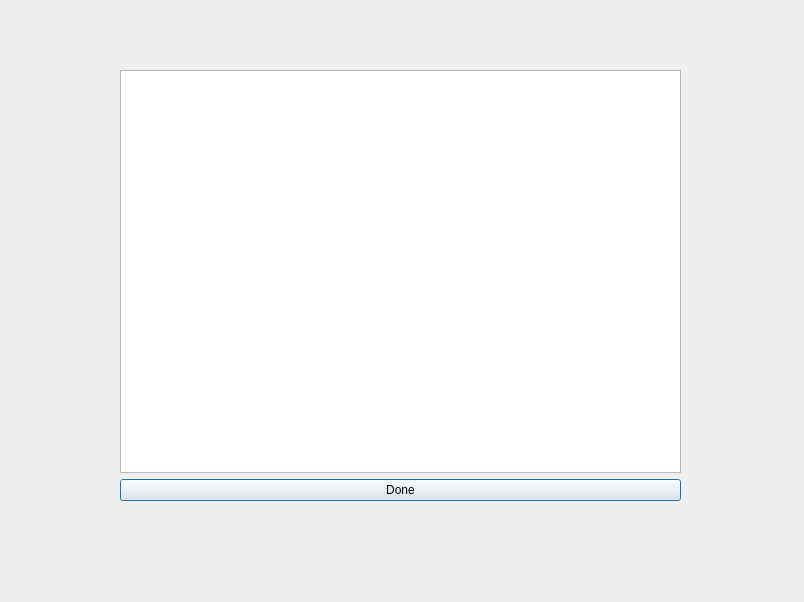
<?xml version="1.0" encoding="UTF-8"?>
<ui version="4.0">
 <class>instructorschedule</class>
 <widget class="QDialog" name="instructorschedule">
  <property name="geometry">
   <rect>
    <x>0</x>
    <y>0</y>
    <width>804</width>
    <height>602</height>
   </rect>
  </property>
  <property name="windowTitle">
   <string>Dialog</string>
  </property>
  <widget class="QWidget" name="">
   <property name="geometry">
    <rect>
     <x>120</x>
     <y>70</y>
     <width>561</width>
     <height>431</height>
    </rect>
   </property>
   <layout class="QGridLayout" name="gridLayout">
    <item row="0" column="0">
     <widget class="QTableWidget" name="tableWidget"/>
    </item>
    <item row="1" column="0">
     <widget class="QPushButton" name="done">
      <property name="text">
       <string>Done</string>
      </property>
     </widget>
    </item>
   </layout>
  </widget>
 </widget>
 <resources/>
 <connections/>
</ui>
